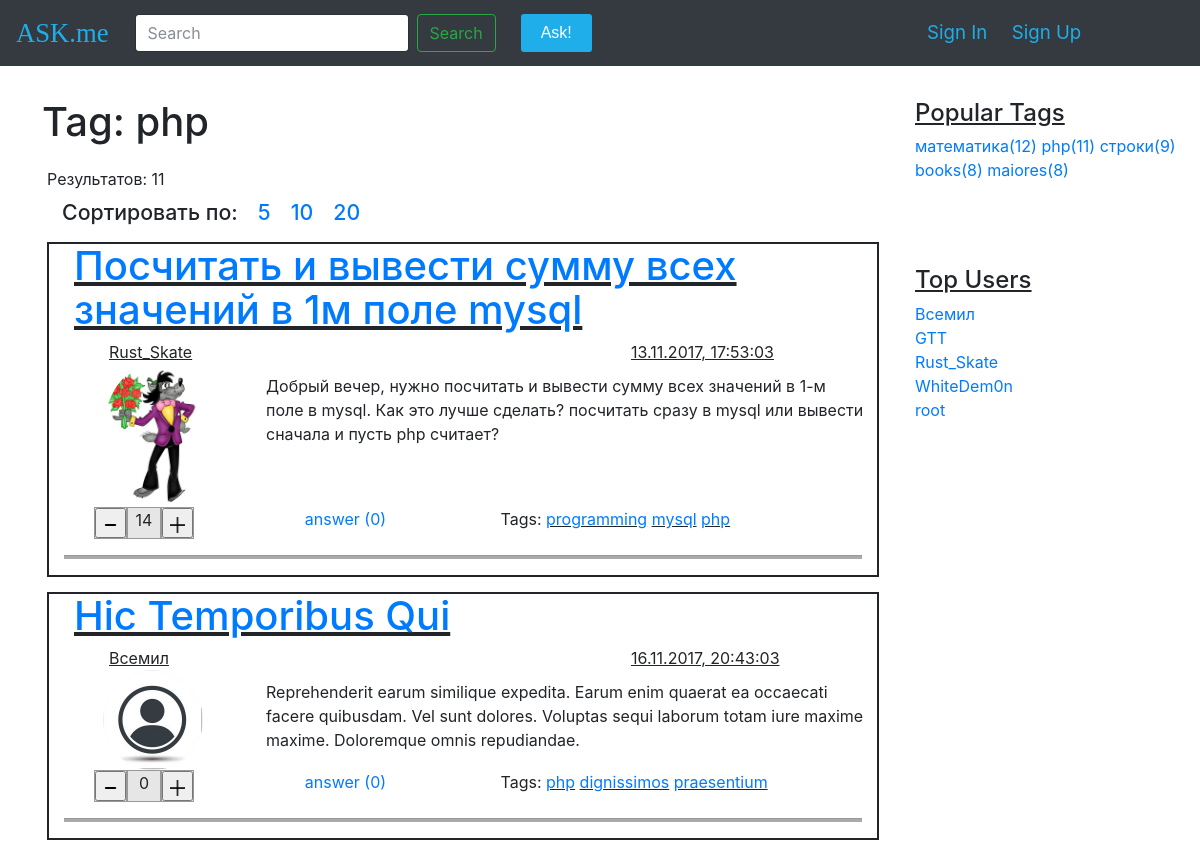
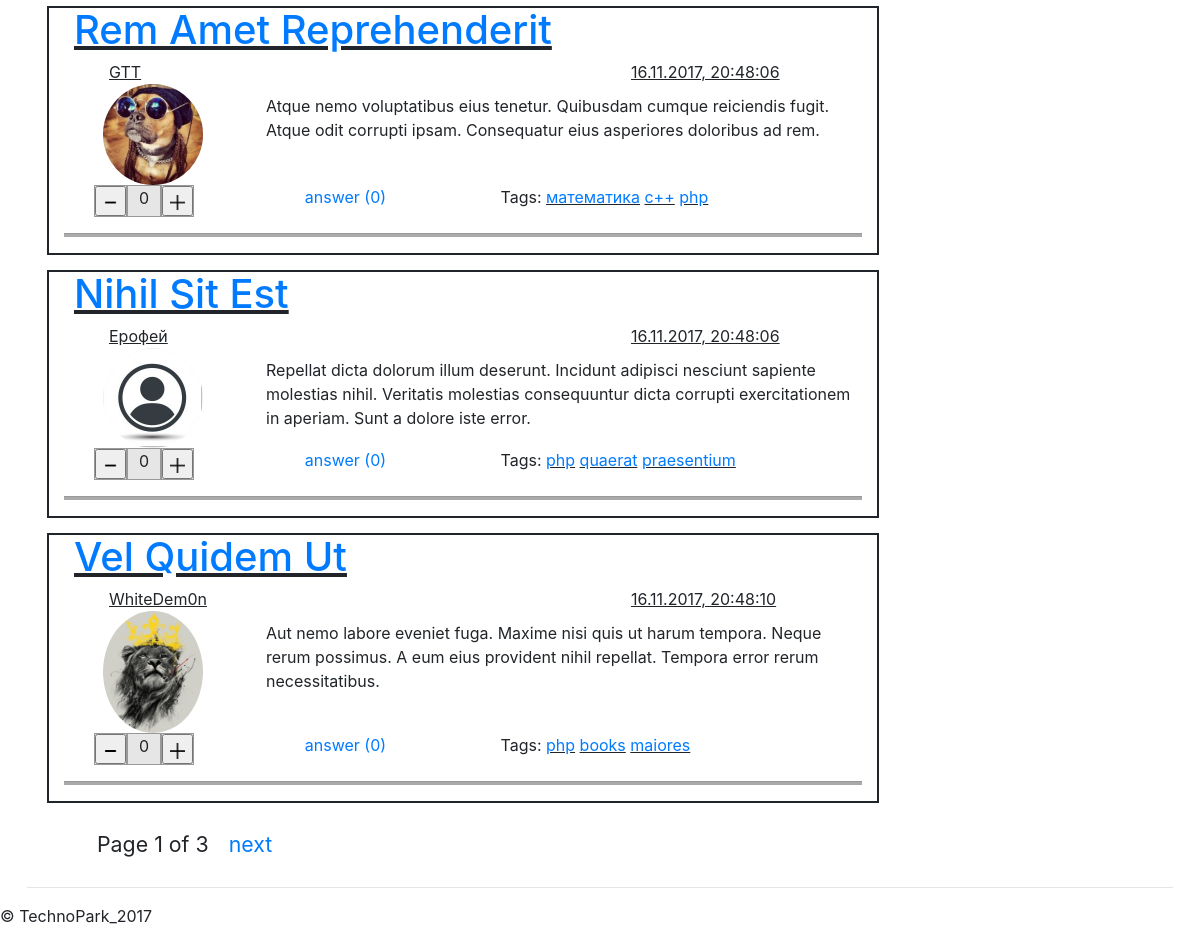
The page /tag/php/ on the database its author committed (2 pictures, top to bottom).
### questions/models.py (models this page shows, shortened)
class Tag(models.Model):
    title = models.CharField(max_length=120, unique=True, verbose_name=u"Заголовок тега")
    objects = TagManager()

class Question(models.Model):
    author = models.ForeignKey(User)
    title = models.CharField(max_length=120, verbose_name=u"Заголовок вопроса")
    text = models.TextField(verbose_name=u"Полное описание вопроса")
    create_date = models.DateTimeField(default=datetime.now, verbose_name=u"Время создания вопроса")
    is_active = models.BooleanField(default=True, verbose_name=u"Доступность вопроса")
    tags = models.ManyToManyField(Tag, blank=True)
    category = models.ForeignKey(Category, blank=True)
    status = models.OneToOneField(Status)
    objects = QuestionManager()
    class Meta:
        ordering = ['-create_date']

class User(AbstractUser):
    upload = models.ImageField(default='static/img/ava.png', upload_to='%Y/%m/%d/', verbose_name=u"Аватар")
    rating = models.IntegerField(default=0, verbose_name=u"Рейтинг")
    objects = MyUserManager()

class Status(models.Model):
    viewsNum = models.IntegerField(default=0, verbose_name=u"Количество просмотров")
    likesNum = models.IntegerField(default=0, verbose_name=u"Количество лайков")

### questions/views.py (the view)
# urls.py: url(r'^tag/(?P<tag_word>(\w|(\+|#|\-)+)+)/$', views.tag, name='tag_detail'),
def tag(request, tag_word):
    ctx = dict()
    q_tag_list = Question.objects.questions_tag(tag_word)
    is_set_like(request)
    page_qlist, pageN = paginate(q_tag_list, request)
    tag_list = get_top_tags()
    user_list = get_top_users()
    ctx['user_list'] = user_list
    ctx['questions'] = page_qlist
    ctx['page'] = pageN
    ctx['tag_list'] = tag_list
    ctx['tag_word'] = tag_word
    return render(request, 'tag.html', ctx)

### questions/models.py (called while the page is built)
    def get_top_N(self,N):
        return self.order_by('-rating')[0:N]

    def questions_tag(self, tag_word):
        return self.filter(is_active=True, tags__title__iexact=tag_word).order_by('-status__likesNum')

    def get_top_N(self,N):
        return self.values('title').annotate(num_questions=Count('question')).order_by('-num_questions')[0:N]

### questions/views.py (called while the page is built, shortened)
def paginate(objects, request):
    limit = 5
    page_num = 1
    if request.method == 'GET':
        page_num = int(request.GET.get('page', 1))
        limit = int(request.GET.get('limit', 5))
    p = Paginator(objects, limit)
    p.limiturl = 'limit='+str(limit)
    try:
        pageN = p.page(page_num)
    except PageNotAnInteger:
        pageN = p.page(1)
    except EmptyPage:
        pageN = p.page(p.num_pages)
    object_page = pageN.object_list
    return object_page, pageN

def is_set_like(request):
    like = None
    if request.method == 'POST':
        like = request.POST.get('like')

def get_top_tags():
    return Tag.objects.get_top_N(5)

def get_top_users():
    return User.objects.get_top_N(5)

### questions/templates/tag.html (shortened to what this page needs)
{% extends "base.html" %}
{% block content %}
          <div class="row quest_head">
            <h1>Tag: {{ tag_word }}</h1>
            </div>
            <div class="row" style="margin-left: 20px">
                Результатов: {{ page.paginator.count }}</div>
            <div class="row pages"> <h4>
                <ul>
                    <li>Сортировать по:</li>
                    <li><a href="{% url 'tag_detail' tag_word %}?limit=5">5</a></li>
                    <li><a href="{% url 'tag_detail' tag_word %}?limit=10">10</a></li>
                    <li><a href="{% url 'tag_detail' tag_word %}?limit=20">20</a></li>
                </ul></h4></div>
              {% for question in questions %}
                  {% include "question.html" %}
              {% endfor %}
          <div class="pages">
          <ul>
            <li>
                Page {{ page.number }} of {{ page.paginator.num_pages }}
            </li>
            <li>
              {% if page.has_next %}
                  <a href="{% url 'tag_detail' tag_word %}?page={{ page.next_page_number }}&{{ page.paginator.limiturl }}">next</a>
              {% endif %}
          </ul>
        </div>
{% endblock %}

### templates/base.html (shortened to what this page needs)
<!DOCTYPE html>
<html lang="en"><head><meta http-equiv="Content-Type" content="text/html; charset=UTF-8">
    <link href="/static/css/bootstrap/dist/css/bootstrap.min.css" rel="stylesheet">
    <link href="/static/css/my_style.css" rel="stylesheet">
  </head>
  <body>
    <nav class="navbar navbar-expand-md fixed-top navbar-dark bg-dark">
      <a class="navbar-brand" href="{% url 'index' %}">ASK.me</a>
      <div class="collapse navbar-collapse" id="navbarsExampleDefault">
        <ul class="navbar-nav mr-auto">
        <form class="form-inline my-2 my-lg-0 mySearch " action=" " method="GET">
          <input class="form-control mr-sm-2" type="text" placeholder="Search" aria-label="Search" name="search">
          <button class="btn btn-outline-success my-2 my-sm-0" type="submit">Search</button>
        </form>
        </ul>
        <ul class="navbar-nav mr-auto">
          <a href="{% url 'ask' %}" class="btn-ask">Ask!</a>
        </ul>
      </div>
        {% if user.is_authenticated %}
                <div class="col-md-4">
                    <img src="{{ request.user.upload.url }}" width="50" height="50" alt="ava" class="ava">
                    <a href="{% url 'userset' %}" class="myLogin">{{ request.user }}(settings)</a>
                    <a href="{% url 'logout' %}" class="myLogin">Exit</a>
                </div>
            {% else %}
      	        <div class="col-md-3 col-sm-5">
                 <a href="{% url 'signin' %}" class="myLogin">Sign In</a>
                <a href="{% url 'signup' %}" class="myLogin">Sign Up</a>
            {% endif %}
      	</div>
    </nav>
    <main role="main" class="container-fluid mymarg">
      <div class="row row-offcanvas row-offcanvas-right">
        <div class="col-9">
          {% block content %} {% endblock %}
        </div>
		<aside class="col-3 ml-sm-auto blog-sidebar">
          <div class="sidebar-module">
            <u><h4>Popular Tags</h4></u>
            <div>
                {% for tagg in tag_list %}
                    <a href="{% url 'tag_detail' tagg.title %}" class="otherPlace">{{ tagg.title }}({{ tagg.num_questions }}) </a>
                {% endfor %}
            </div>
          </div>
          <div class="sidebar-module mymarg">
            <u><h4>Top Users</h4></u>
            <ol class="list-unstyled">
                {% for user in user_list %}
                    <li><a href="#">{{ user.username }}</a></li>
                {% endfor %}
            </ol>
          </div>
        </aside>
      </div>
      <hr>
    </main>
      <footer>
        <p>© TechnoPark_2017</p>
      </footer>
  </body></html>

### questions/templates/question.html (shortened to what this page needs)
          <article class="lmarg20">
            <header>
              <h1><u><a href="{% url 'question_detail' question.id %}">{{ question.title }}</a></u></h1>
            </header>
            <div class="row " style="margin-left: 30px">
                <div class="col-md-8 col-sm-12"><u>
                    {{ question.author.username }}</u>
                </div>
                <div class="col-md-4 col-sm-12"><u>
                    {{ question.create_date|date:"d.m.Y, H:i:s" }}</u>
                </div>
            </div>
            <div class="row">
              <div class='col-md-3 col-sm-12 quest_img'>
                  <img src="{{ question.author.upload.url }}">
              </div>
              <div class='col-md-9 col-sm-12 quest_text'>
                {{ question.text }}
              </div>
            </div>
            <div class="foot">
              <div class="quest_foot">
               <div class="row" style="margin-left: 30px">
                  <div class="col-md-3 col-sm-12 ">
                    <form action=" " method="POST">
                      <div class="row rating">
                       <div class="col-4 ratCell"><button name="like" value="m"><img src="/static/img/minus.ico" width="100%"></button></div>
                       <div class="col-4 ratCell">{{ question.status.likesNum }}</div>
                       <div class="col-4 ratCell"><button name="like" value="p"><img src="/static/img/plus.ico" width="100%"></button></div>
                      </div>
                    </form>
                  </div>
                  <div class="col-md-3 col-sm-12"><a href="#">answer ({{ question.answer_set.all.count }})</a></div>
                 <div class="col-md-6 col-sm-12">Tags:
                    {% for tag in question.tags.all %}
                        <u><a href="{% url 'tag_detail' tag.title %}">{{ tag.title }}</a></u>
                    {% endfor %}
                 </div>
                </div>
              </div>
            </div>
            <hr>
          </article>

### static/css/my_style.css (style rules this page uses)
.mr-auto { margin-right: 25px !important; }
.btn-ask { padding: 7px 20px 7px 20px; background: #1FAEE9; font-family: "Arial"; color: #ffffff; border-radius: 3px; text-decoration: none; }
a.btn-ask:active, a.btn-ask { text-decoration: none; }
a.navbar-brand { font-family: "Сomic Sans MS"; font-size: 20pt; color: #1FAEE9 !important; }
form.mySearch { margin-left: 10px; }
.mymarg { margin-top: 85px; }
a.otherPlace { color: blue font-size: 16px; }
main.container-fluid { width: 98%; }
a.myLogin { font-size: 14pt; color: #1FAEE9; margin-left: 20px; }
.lmarg20 { padding-left: 15px; padding-right: 15px; margin-left: 20px; margin-bottom: 15px; border-style: solid; border-width: 2px; }
.lmarg20 hr { height: 3px; width: 100%; background-color: #AAA; }
.lmarg20 h1 { margin-left: 10px; }
div.quest_text { padding: 10px; }
div.quest_img { min-height: 100px; }
.quest_img img { display: block; width: 100px; border-radius: 100%; margin: auto; left: 0; top: 0; bottom: 0; right: 0; }
div.rating { width: 100px; background: #e6e6e6; margin-right: 20px; }
div.ratCell { border: 1px solid #999999; text-align: center; padding-left: 0; padding-right: 0; }
div.quest_head { margin: 15px; }
.blog-sidebar { position: fixed; top: 100px; right: 0px; }
div.pages li { margin: 10px; font-size: 16pt; display: block; float: left; list-style-type: none; }

### rows shown on the page
Tag: title "php"
Question: title "Посчитать и вывести сумму всех значений в 1м поле mysql", author.username "Rust_Skate", create_date "13.11.2017, 17:53:03", author.upload (picture), text "Добрый вечер, нужно посчитать и вывести сумму всех значений в 1-м поле в mysql. Как это лучше сделать? посчитать сразу в mysql или вывести сначала и пусть php считает?", status.likesNum "14", answer_set.all.count "0"
Tag: title "programming"
Tag: title "mysql"
Question: title "Hic Temporibus Qui", author.username "Всемил", create_date "16.11.2017, 20:43:03", author.upload (picture), text "Reprehenderit earum similique expedita. Earum enim quaerat ea occaecati facere quibusdam. Vel sunt dolores. Voluptas sequi laborum totam iure maxime maxime. Doloremque omnis repudiandae.", status.likesNum "0", answer_set.all.count "0"
Tag: title "dignissimos"
Tag: title "praesentium"
Question: title "Rem Amet Reprehenderit", author.username "GTT", create_date "16.11.2017, 20:48:06", author.upload (picture), text "Atque nemo voluptatibus eius tenetur. Quibusdam cumque reiciendis fugit. Atque odit corrupti ipsam. Consequatur eius asperiores doloribus ad rem.", status.likesNum "0", answer_set.all.count "0"
Tag: title "математика"
Tag: title "c++"
Question: title "Nihil Sit Est", author.username "Ерофей", create_date "16.11.2017, 20:48:06", author.upload (picture), text "Repellat dicta dolorum illum deserunt. Incidunt adipisci nesciunt sapiente molestias nihil. Veritatis molestias consequuntur dicta corrupti exercitationem in aperiam. Sunt a dolore iste error.", status.likesNum "0", answer_set.all.count "0"
Tag: title "quaerat"
Question: title "Vel Quidem Ut", author.username "WhiteDem0n", create_date "16.11.2017, 20:48:10", author.upload (picture), text "Aut nemo labore eveniet fuga. Maxime nisi quis ut harum tempora. Neque rerum possimus. A eum eius provident nihil repellat. Tempora error rerum necessitatibus.", status.likesNum "0", answer_set.all.count "0"
Tag: title "books"
Tag: title "maiores"
User: username "Всемил"
User: username "GTT"
User: username "Rust_Skate"
User: username "WhiteDem0n"
User: username "root"

### other values the page prints
{{ page.paginator.count }} "11"
{{ page.number }} "1"
{{ page.paginator.num_pages }} "3"
{{ tagg.title }} "математика" "php" "строки" "books" "maiores"
{{ tagg.num_questions }} "12" "11" "9" "8" "8"
